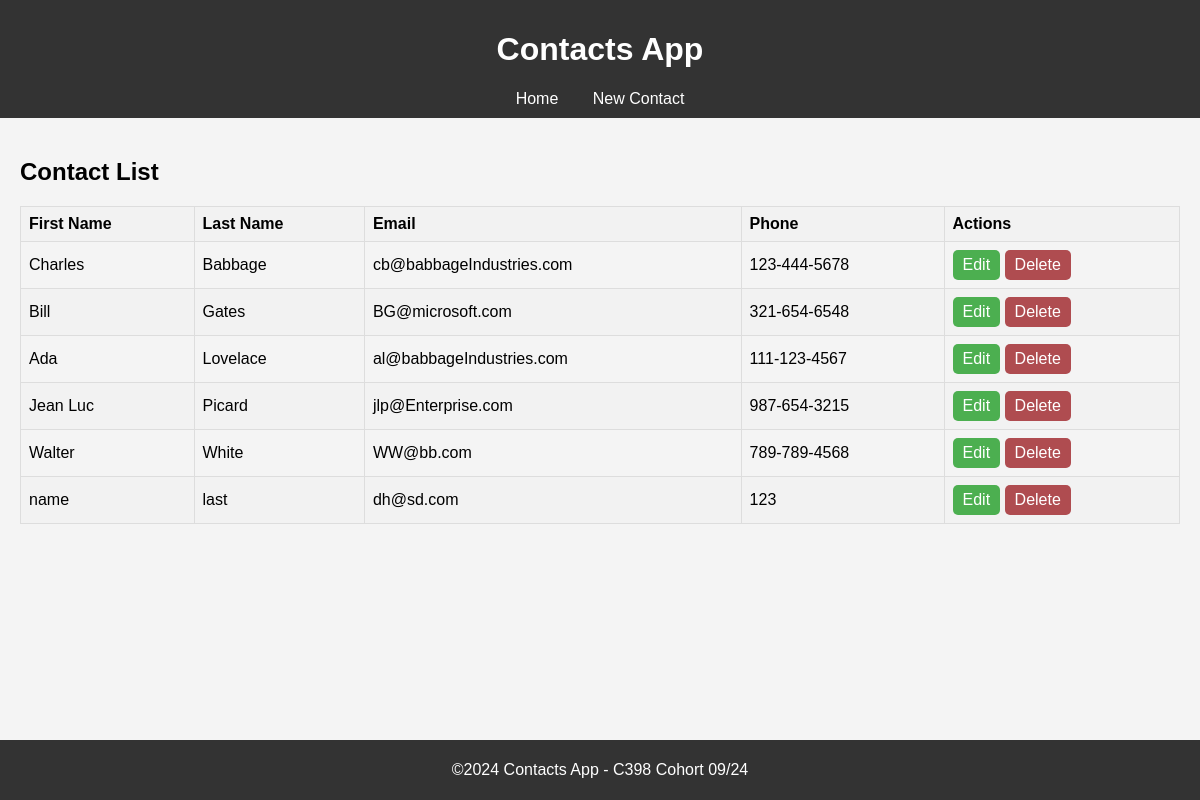
The page /contacts/ on the database as committed earlier.
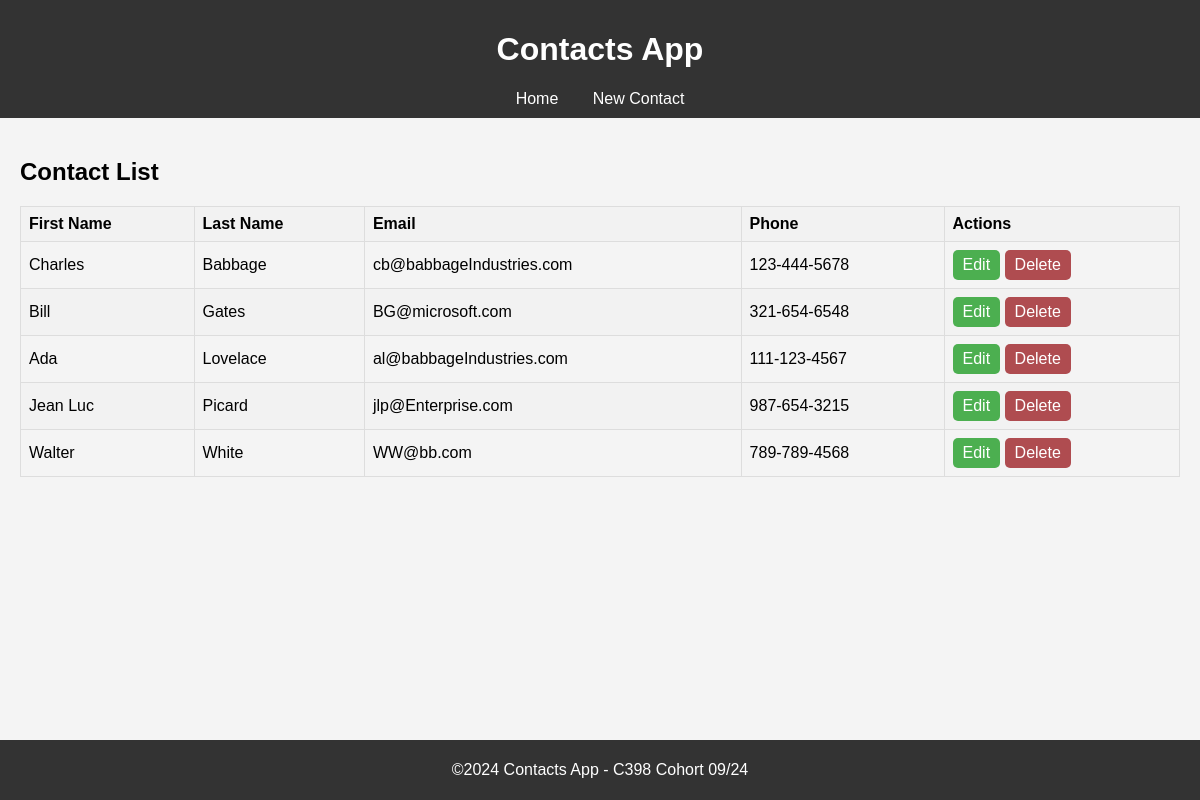
The same page on the database as committed later.
### contacts/models.py (models this page shows, shortened)
class Contact(models.Model):
    first_name = models.CharField(max_length=50)
    last_name = models.CharField(max_length=50)
    email = models.EmailField(unique=True)
    phone_number = models.CharField(max_length=15, blank=True)

### contacts/views.py (the view)
# urls.py: path('', views.contact_list, name='contact_list'),
def contact_list(request):
    contacts = Contact.objects.all().order_by('last_name')
    return render(request, 'contacts/contact_list.html', {'contacts': contacts})

### contacts/templates/contacts/contact_list.html (shortened to what this page needs)
{% extends 'base.html' %}
{% block content %}
<h2>Contact List</h2>
<table class="table table-striped">
    <thead>
        <tr>
            <th>First Name</th>
            <th>Last Name</th>
            <th>Email</th>
            <th>Phone</th>
            <th>Actions</th>
        </tr>
    </thead>
    <tbody>
    {% for contact in contacts %}
        <tr>
            <td>{{ contact.first_name }}</td>
            <td>{{ contact.last_name }}</td>
            <td>{{ contact.email }}</td>
            <td>{{ contact.phone_number }}</td>
            <td>
                <a href="{% url 'contact_update' contact.pk %}" class="editButton">Edit</a>
                <a href="{% url 'contact_delete' contact.pk %}" class="deleteButton">Delete</a>
            </td>
        </tr>
    {% endfor %}
    </tbody>
</table>
{% endblock %}

Rows that differ between the two databases and show on the page:
removed Contact: first_name "name", last_name "last", email "dh@sd.com", phone_number "123"
